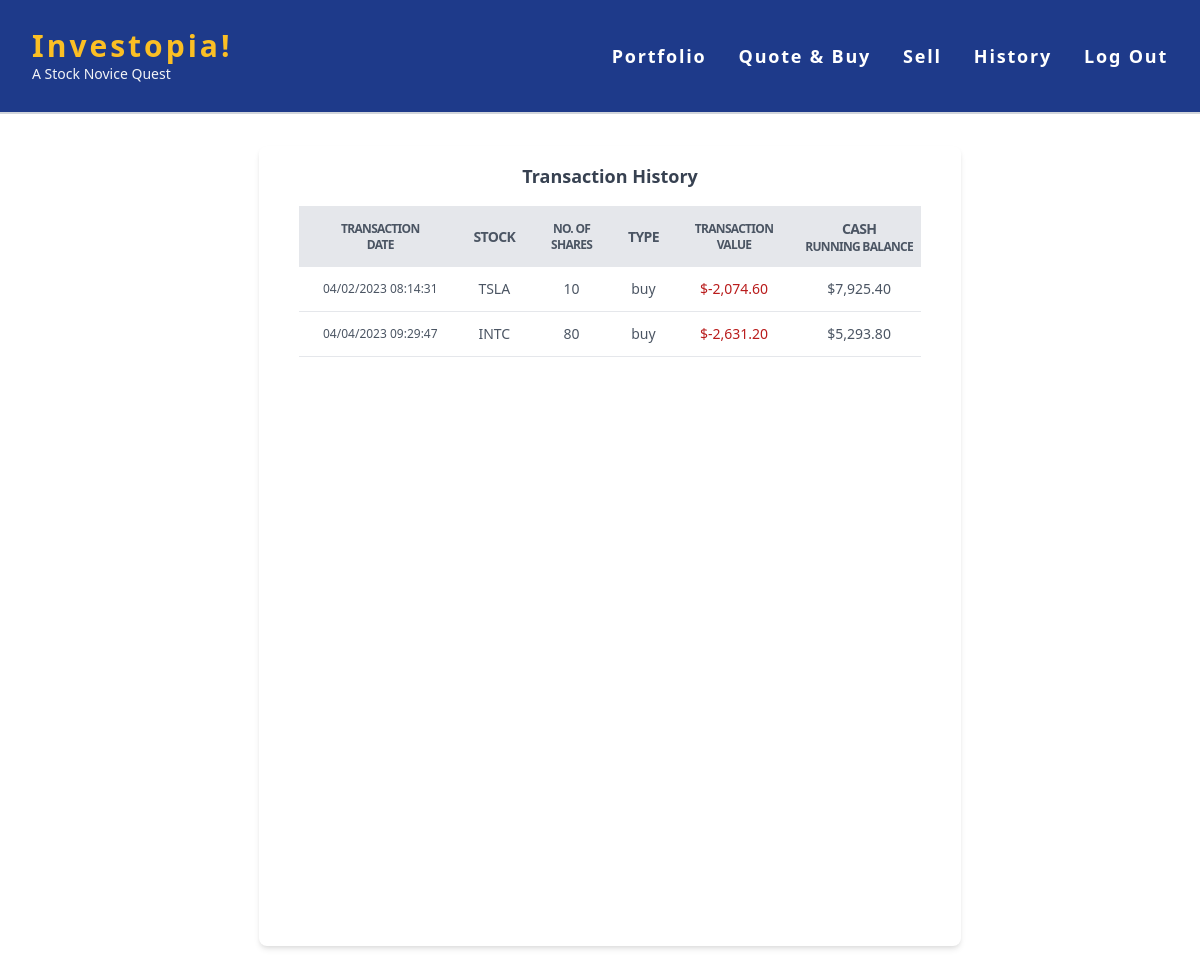
Page /history (signed in) on the earlier database version.
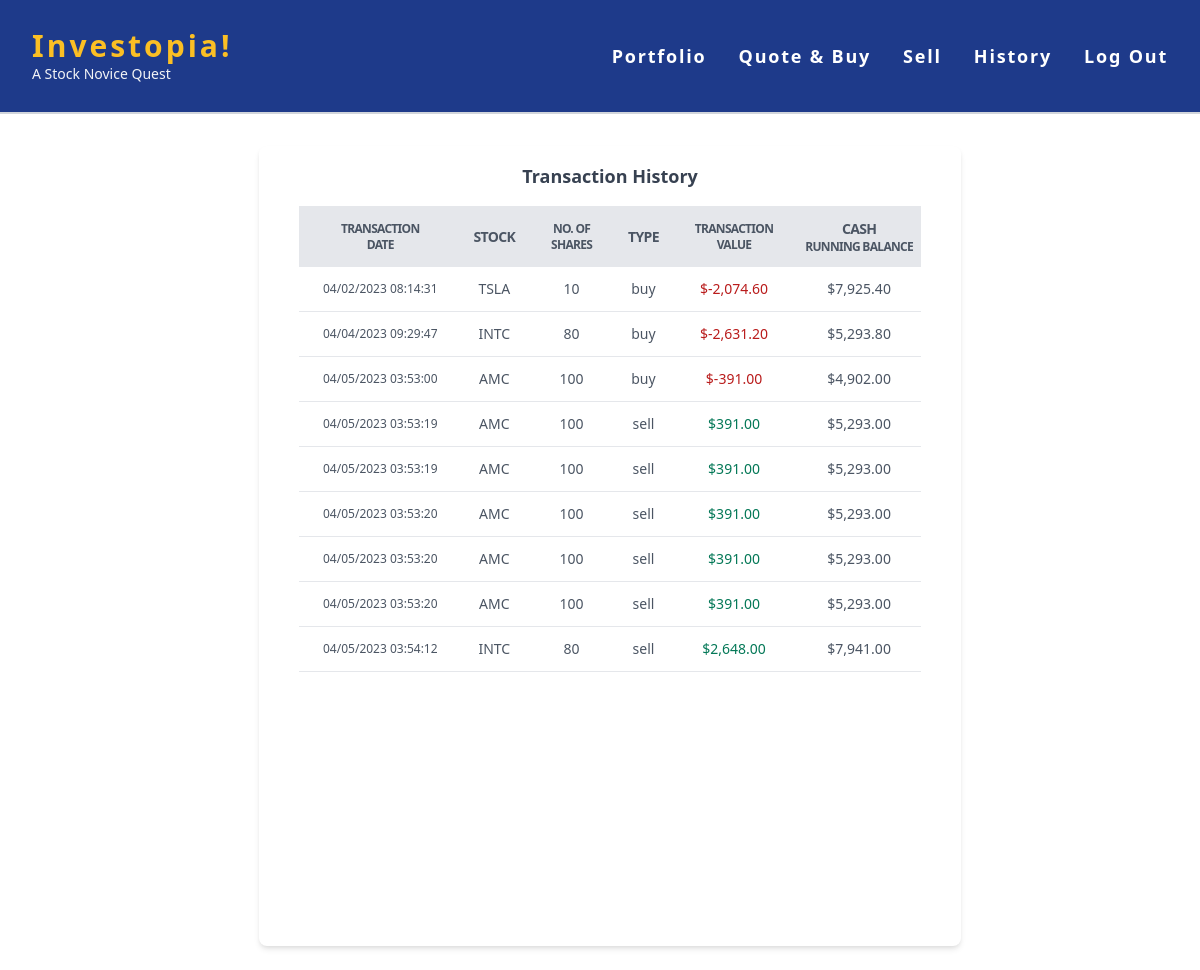
Same page on the later database version.
### app.py (models this page shows, shortened)
class stock_txn(db.Model):
    txn_id = db.Column(db.Integer, primary_key=True)
    stock = db.Column(db.String(80), nullable=False)
    no_of_shares = db.Column(db.Integer, nullable=False)
    total_cost = db.Column(db.Integer, nullable=False)
    user_id = db.Column(db.Integer)
    txn_date = db.Column(db.Date)
    txn_type = db.Column(db.String(80), nullable=False)

class cash_running_bal(db.Model):
    c_bal_id = db.Column(db.Integer, primary_key=True)
    user_id = db.Column(db.Integer)
    txn_id = db.Column(db.Integer)
    txn_date = db.Column(db.Date)
    amount_change = db.Column(db.Integer, nullable=False)
    cash_end_bal = db.Column(db.Integer, nullable=False)

### app.py (the view)
@fin_app.route("/history")
@login_required
def history():
    current_user = session["user_id"]
    transactions = db.session.execute(text(
        "SELECT * FROM stock_txn WHERE user_id = :current_user"), {'current_user': current_user})
    cash_history = db.session.execute(text(
        "SELECT * FROM cash_running_bal WHERE user_id = :current_user"), {'current_user': current_user})
    cash_history = db.session.execute(text(
        "SELECT * FROM (SELECT * FROM cash_running_bal JOIN stock_txn ON cash_running_bal.txn_id = stock_txn.txn_id) WHERE user_id = :current_user"), {'current_user': current_user})
    return render_template("history.html", transactions=transactions, cash_history=cash_history)

### app.py (called while the page is built)
@fin_app.after_request
def after_request(response):
    response.headers["Cache-Control"] = "no-cache, no-store, must-revalidate"
    response.headers["Expires"] = 0
    response.headers["Pragma"] = "no-cache"
    return response

### helpers.py (called while the page is built)
def login_required(f):
    @wraps(f)
    def decorated_function(*args, **kwargs):
        if session.get("user_id") is None:
            return redirect("/login")
        return f(*args, **kwargs)
    return decorated_function

def usd(value):
    return f"${value:,.2f}"

### templates/history.html
{% extends "layout.html" %} {% block title %} List of Users {% endblock %} {%
block main %}
<div class="flex justify-center min-h-screen mt-8 ml-5">
  <div class="bg-white shadow-md rounded-lg overflow-x-auto">
    <div class="flex justify-center items-center px-6 py-4">
      <h2 class="text-lg font-semibold text-gray-700">Transaction History</h2>
    </div>
    <table class="table-auto mx-10 text-xs md:text-sm text-center">
      <thead>
        <tr
          class="bg-gray-200 text-gray-600 uppercase text-sm leading-normal tracking-tighter text-center"
        >
          <th class="py-3 px-6 text-xs">
            <p>Transaction</p>
            <p>Date</p>
          </th>
          <th class="py-3 px-3">Stock</th>
          <th class="py-3 px-6 text-xs">
            <p>No. of</p>
            <p>Shares</p>
          </th>
          <th class="py-3 px-3">Type</th>
          <th class="py-3 px-6 text-xs">
            <p>Transaction</p>
            <p>Value</p>
          </th>
          <th class="py-3 px-2">
            <p>Cash</p>
            <p class="text-xs">Running Balance</p>
          </th>
        </tr>
      </thead>
      <tbody class="text-gray-600 text-sm font-light">
        {% for each in cash_history %}
        <tr class="border-b border-gray-200 hover:bg-gray-100">
          <td class="py-3 px-6 text-xs">{{ each.txn_date }}</td>
          <td class="py-3 px-3">{{ each.stock }}</td>
          <td class="py-3 px-6">{{ each.no_of_shares }}</td>
          <td class="py-3 px-3">
            {{ each.txn_type }}
          </td>
          <td class="py-3 px-6">
            {% if each.amount_change < 0 %}
            <p class="text-red-700">{{ each.amount_change|usd }}</p>
            {% else %}
            <p class="text-green-700">{{ each.amount_change|usd }}</p>
            {% endif %}
          </td>
          <td class="py-3 px-2">{{ each.cash_end_bal|usd }}</td>
        </tr>
        {% endfor %}
      </tbody>
    </table>
  </div>
</div>
{% endblock %}

### templates/layout.html (shortened to what this page needs)
<!DOCTYPE html>
<html lang="en">
  <head>
    <link
      href="https://cdn.jsdelivr.net/npm/tailwindcss@2.2.15/dist/tailwind.min.css"
      rel="stylesheet"
    />
    <link
      href="/static/css/exp.css"
      rel="stylesheet"
    />
  </head>
  <body>
    <header
      class="bg-blue-900 py-7 px-8 flex justify-between items-center border-b-2 border-gray-300 z-5"
      class="bg-blue-900 py-7 px-8 flex justify-between items-center border-b-2 border-gray-300 z-5"
    >
      <div>
        <a
          href="/"
          class="text-xl md:text-3xl font-bold text-yellow-400 tracking-widest"
          >Investopia!</a
        >
        <p class="text-xs md:text-sm text-gray-100">A Stock Novice Quest</p>
      </div>
      <nav class="md:ml-auto z-1">
        <ul
          id="show"
          class="hidden md:flex md:space-x-8 text-white font-semibold text-lg tracking-widest"
        >
          {% if session["user_id"] %}
          <li>
            <a href="/portfolio" class="hover:text-yellow-400">Portfolio</a>
          </li>
          <li>
            <a href="/quote" class="hover:text-yellow-400">Quote &amp; Buy</a>
          </li>
          <li>
            <a href="/sell" class="hover:text-yellow-400">Sell</a>
          </li>
          <li>
            <a href="/history" class="hover:text-yellow-400">History</a>
          </li>
          <li>
            <a href="/logout" class="hover:text-red-400">Log Out</a>
          </li>
          {% endif %}
        </ul>
      </nav>
    </header>
  <main class="mx-auto my-6">{% block main %}{% endblock %}</main>
  </body>
</html>

Differences in the rows shown:
added stock_txn: txn_date "04/05/2023 03:53:00", stock "AMC", no_of_shares "100", txn_type "buy", amount_change "$-391.00", cash_end_bal "$4,902.00"
added stock_txn: txn_date "04/05/2023 03:53:19", stock "AMC", no_of_shares "100", txn_type "sell", amount_change "$391.00", cash_end_bal "$5,293.00"
added stock_txn: txn_date "04/05/2023 03:53:19", stock "AMC", no_of_shares "100", txn_type "sell", amount_change "$391.00", cash_end_bal "$5,293.00"
added stock_txn: txn_date "04/05/2023 03:53:20", stock "AMC", no_of_shares "100", txn_type "sell", amount_change "$391.00", cash_end_bal "$5,293.00"
added stock_txn: txn_date "04/05/2023 03:53:20", stock "AMC", no_of_shares "100", txn_type "sell", amount_change "$391.00", cash_end_bal "$5,293.00"
added stock_txn: txn_date "04/05/2023 03:53:20", stock "AMC", no_of_shares "100", txn_type "sell", amount_change "$391.00", cash_end_bal "$5,293.00"
added stock_txn: txn_date "04/05/2023 03:54:12", stock "INTC", no_of_shares "80", txn_type "sell", amount_change "$2,648.00", cash_end_bal "$7,941.00"
